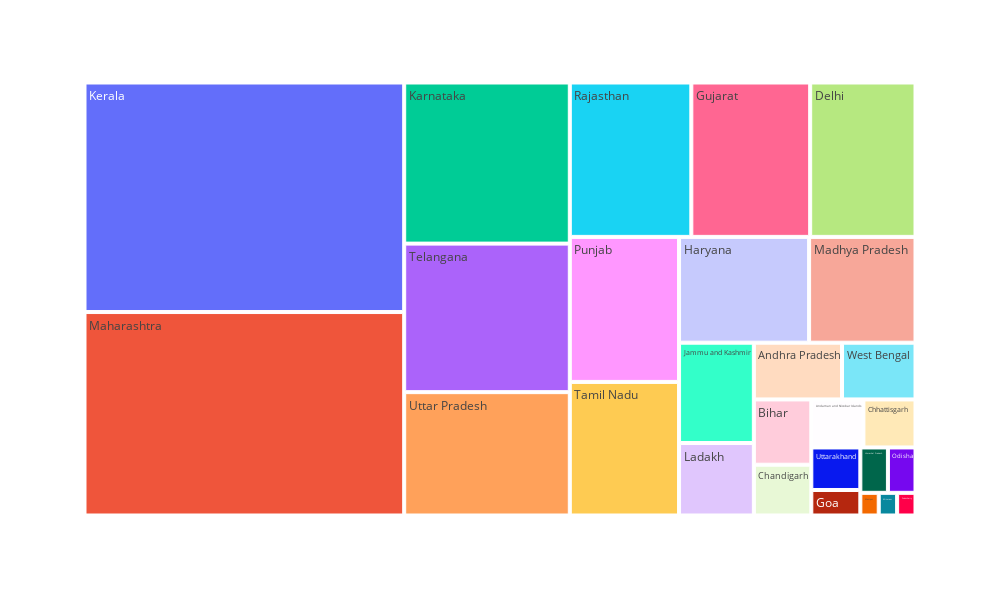

The code cell stored with this chart in its notebook:
### Markdown cell above
# Tree Map shows State having Confirmed cases

### Code cell
fig = px.treemap(df, path=['State'], values='Confirmed', height=600, width=1000)

fig.update_layout(
    title_x = 0.5,
    geo=dict(
        showframe = False,
        showcoastlines = False,
    ))

fig.show()

### Figure 1 — Plotly figure (JSON) as saved in the notebook; plotly's stock layout.template omitted (floating-point values rounded to 4 significant figures)
{"data": [{"branchvalues": "total", "domain": {"x": [0, 1], "y": [0, 1]}, "hovertemplate": "labels=%{label}<br>Confirmed=%{value}<br>parent=%{parent}<br>id=%{id}<extra></extra>", "ids": ["Andaman and Nicobar Islands", "Andhra Pradesh", "Arunachal Pradesh", "Assam", "Bihar", "Chandigarh", "Chhattisgarh", "Dadra and Nagar Haveli", "Delhi", "Goa", "Gujarat", "Haryana", "Himachal Pradesh", "Jammu and Kashmir", "Jharkhand", "Karnataka", "Kerala", "Ladakh", "Madhya Pradesh", "Maharashtra", "Manipur", "Meghalaya", "Mizoram", "Nagaland", "Odisha", "Puducherry", "Punjab", "Rajasthan", "Sikkim", "Tamil Nadu", "Telangana", "Tripura", "Uttar Pradesh", "Uttarakhand", "West Bengal"], "labels": ["Andaman and Nicobar Islands", "Andhra Pradesh", "Arunachal Pradesh", "Assam", "Bihar", "Chandigarh", "Chhattisgarh", "Dadra and Nagar Haveli", "Delhi", "Goa", "Gujarat", "Haryana", "Himachal Pradesh", "Jammu and Kashmir", "Jharkhand", "Karnataka", "Kerala", "Ladakh", "Madhya Pradesh", "Maharashtra", "Manipur", "Meghalaya", "Mizoram", "Nagaland", "Odisha", "Puducherry", "Punjab", "Rajasthan", "Sikkim", "Tamil Nadu", "Telangana", "Tripura", "Uttar Pradesh", "Uttarakhand", "West Bengal"], "name": "", "parents": ["", "", "", "", "", "", "", "", "", "", "", "", "", "", "", "", "", "", "", "", "", "", "", "", "", "", "", "", "", "", "", "", "", "", ""], "type": "treemap", "values": [6, 12, 0, 0, 9, 7, 6, 0, 39, 3, 44, 33, 3, 18, 0, 64, 176, 13, 27, 156, 1, 0, 1, 0, 3, 1, 38, 45, 0, 35, 59, 0, 49, 5, 10]}], "layout": {"geo": {"showcoastlines": false, "showframe": false}, "height": 600, "legend": {"tracegroupgap": 0}, "margin": {"t": 60}, "title": {"x": 0.5}, "width": 1000}}
